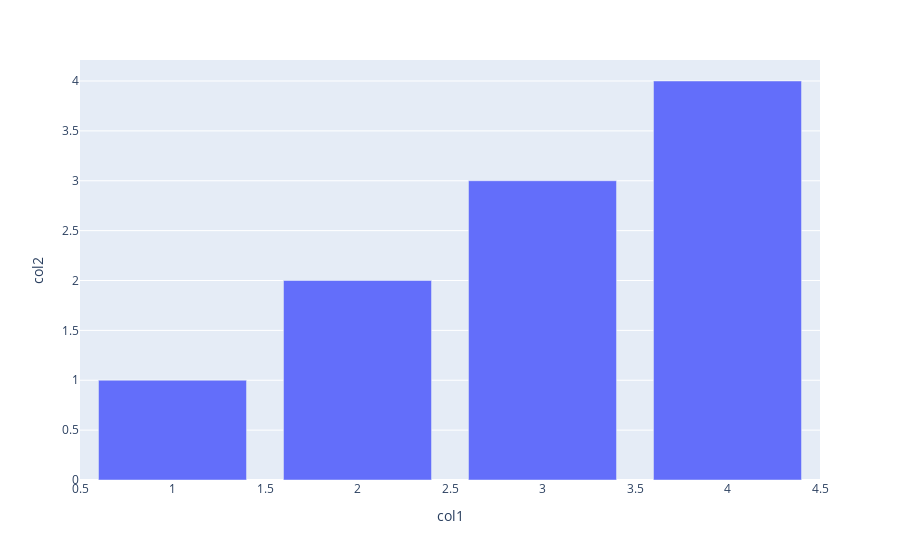

The notebook cell saved with this chart:
### Code cell
def plot_distribution(df):
    index =  [1,2,3,4]
    count = [1,2,3,4]
    d = dict()
    d["col1"] = count
    d["col2"] = index
    df = pd.DataFrame(d)
    fig = px.bar(df, x="col1", y="col2")
    fig.show()

plot_distribution(df_train)

### Figure 1 — Plotly figure (JSON) as saved in the notebook; plotly's stock layout.template omitted (floating-point values rounded to 4 significant figures)
{"data": [{"alignmentgroup": "True", "hovertemplate": "col1=%{x}<br>col2=%{y}<extra></extra>", "legendgroup": "", "marker": {"color": "#636efa"}, "name": "", "offsetgroup": "", "orientation": "v", "showlegend": false, "textposition": "auto", "type": "bar", "x": [1, 2, 3, 4], "xaxis": "x", "y": [1, 2, 3, 4], "yaxis": "y"}], "layout": {"barmode": "relative", "legend": {"tracegroupgap": 0}, "margin": {"t": 60}, "xaxis": {"anchor": "y", "domain": [0, 1], "title": {"text": "col1"}}, "yaxis": {"anchor": "x", "domain": [0, 1], "title": {"text": "col2"}}}}
